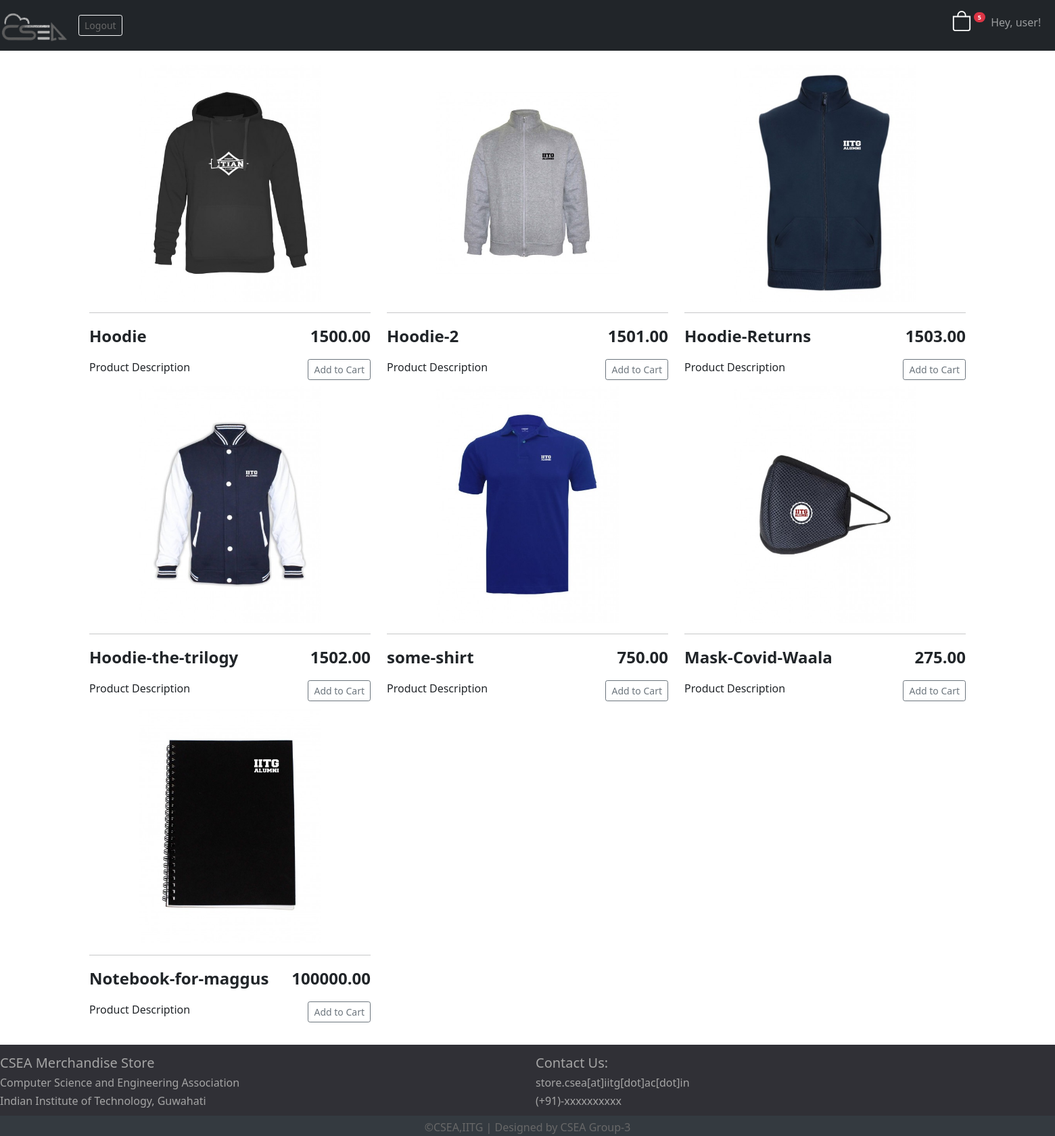
The page / (signed in) on the database as committed earlier.
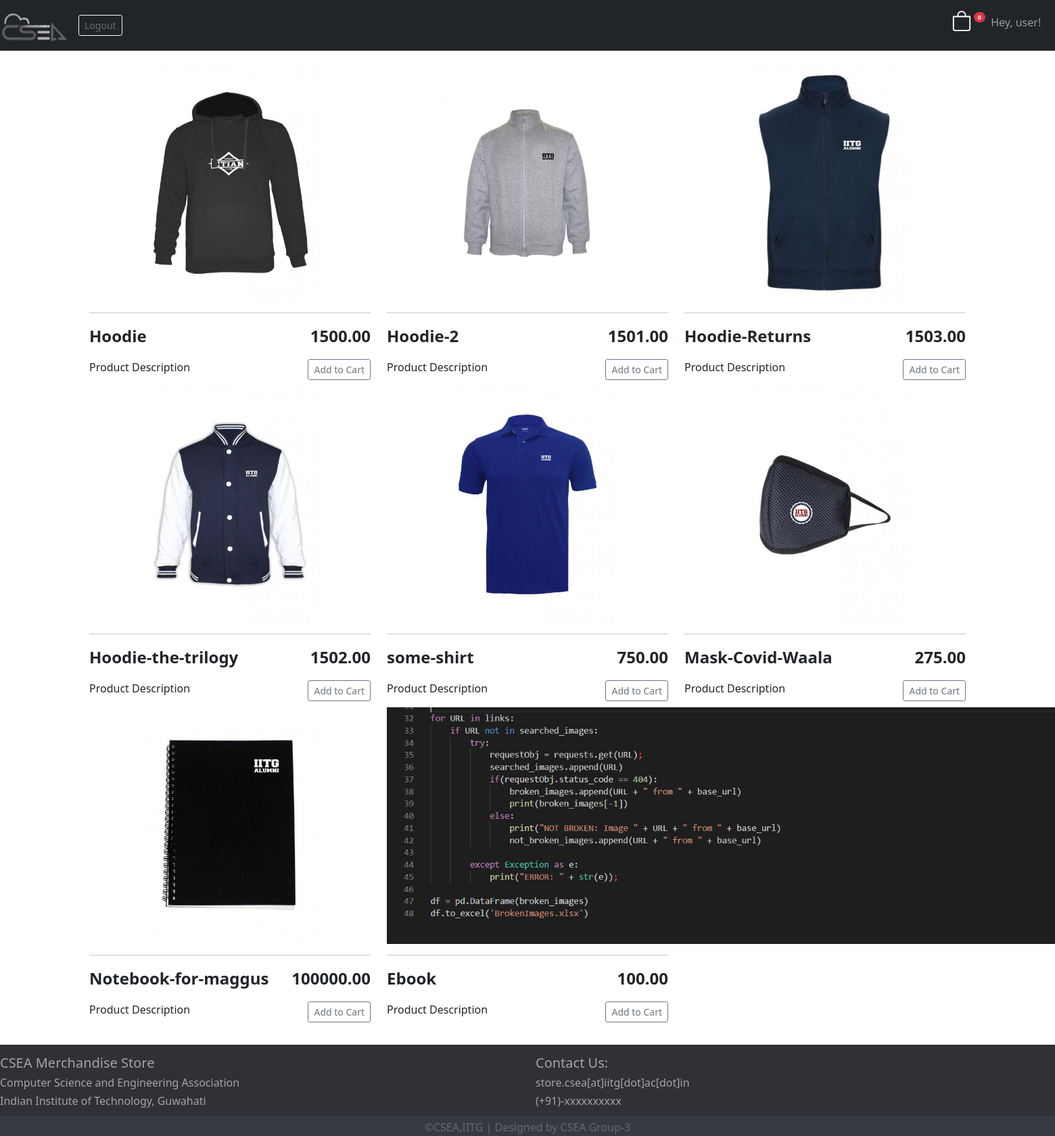
The same page on the database as committed later.
### store/models.py (models this page shows, shortened)
class Order(models.Model):
    customer = models.ForeignKey(Customer, on_delete = models.SET_NULL, null = True, blank = True)
    date_ordered =  models.DateTimeField(auto_now_add = True)
    complete = models.BooleanField(default = False)
    transaction_id = models.CharField(max_length = 100, null=True)
    @property
    def get_cart_items(self):
        orderitems = self.orderitem_set.all()
        total = sum([item.quantity for item in orderitems])
        return total

class OrderItem(models.Model):
    product = models.ForeignKey(Product, on_delete = models.SET_NULL, null=True)
    order = models.ForeignKey(Order, on_delete = models.SET_NULL, null=True)
    quantity = models.IntegerField(default=0, null=True, blank = True)
    date_added = models.DateTimeField(auto_now_add = True)

class Product(models.Model):
    name = models.CharField(max_length = 200)
    price = models.FloatField()
    digital = models.BooleanField(default = False, null = True, blank = True)
    image = models.ImageField(blank=True)

### store/views.py (the view)
# urls.py: path('', include('store.urls')),
def store(request):
	if request.user.is_authenticated:
		customer = request.user.customer
		order, created = Order.objects.get_or_create(customer=customer, complete = False)
		items = order.orderitem_set.all()
		cartItems = order.get_cart_items
	else:
		cookieData= cookieCart(request)
		cartItems = cookieData['cartItems']
		order = cookieData['order']
		items = cookieData['items']
	products = Product.objects.all()
	context = {'products':products, 'order':order, 'cartItems':cartItems}
	return render(request, 'store/store.html', context)

### store/templates/store/store.html (shortened to what this page needs)
{% extends 'store/main.html' %}
{% load static %}
{% block content %}
<div class="row">
    {% for product in products%}
    <div class="col-lg-4 ">
        <a href="#"><img class="thumbnail" src="{{product.image.url}}"></a>
        <hr>
        <p style="float:left;font-size:1.5em"><strong>{{product.name}}</strong></p>
        <p style="float:right;font-size:1.5em"><strong>{{product.price|floatformat:2}}</strong></p>
        <p style="float:left;font-size:1em">Product Description</p>
        <button  data-product={{product.name}} data-action="add"
        class="btn btn-outline-secondary add-btn btn-sm update-cart" style="float:right">
            Add to Cart
        </button>
    </div>
    {%endfor%}
</div>
{% endblock content %}

### store/templates/store/main.html (shortened to what this page needs)
<!DOCTYPE html>
{% load static %}
<html>
    <head> <link rel="shortcut icon" href="">
        <link rel="stylesheet" type="text/css" href="{% static 'css/main.css' %}">
        <link href="https://cdn.jsdelivr.net/npm/bootstrap@5.0.0-beta1/dist/css/bootstrap.min.css" rel="stylesheet">
    </head>
<body>
    <nav class="navbar navbar-expand-lg fixed-top navbar-dark bg-dark">
        <a class="navbar-brand" href="{% url 'store' %}">
            <img src="{% static 'images/csealogo.png' %}" width="100">
        </a>
    {% if user.is_authenticated %}
        <ul class="navbar-nav ml-auto">
            <li class="nav-item">
                <a href="{% url 'signout' %}" class="btn btn-outline-light btn-sm">
                    Logout
                </a>
            </li>
    {% endif %}
        </ul>
        <ul class="navbar-nav ms-auto">
            <li class="nav-item mb-auto">
                <a href="{% url 'cart' %}" style="color:white">
                      <sup> <span class="badge bg-danger rounded-pill ">{{order.get_cart_items}}</span>
                  </sup></button>
                </a>
            </li>
            <li class="navbar-text mb-auto">
                {% if user.is_authenticated %}
                       <h6>&nbsp;&nbsp;Hey, {{user.username}}!&nbsp;&nbsp;&nbsp;&nbsp;&nbsp;</h6>
                {% else %}
                    <a href="{% url 'signin' %}" >
                        &nbsp;&nbsp;Guest&nbsp;&nbsp;
                    </a>
                {% endif %}
            </li>
        </ul>
    </nav>
<div class="container">
    <br>
    <br>
    <br>
    <br>
    {% block content %}
    {% endblock content %}
</div>
<br>
<div class="footer" >
    <div class="row">
            <div class="col-lg-6">
                <h5>CSEA Merchandise Store</h5>
                <h6>Computer Science and Engineering Association</h6>
                <h6>Indian Institute of Technology, Guwahati</h6>
            </div>
            <div class="col-lg-6" >
                <h5>Contact Us:</h5>
                <h6>store.csea[at]iitg[dot]ac[dot]in</h6>
                <h6>(+91)-xxxxxxxxxx</h6>
            </div>
    </div>
    <div class="footer-bottom">
        &copy;CSEA,IITG | Designed by CSEA Group-3
    </div>
</div>
</body>
</html>

Rows that differ between the two databases and show on the page:
no longer on this page (row edited): Order: get_cart_items "5"
added Order: get_cart_items "0"
added Product: image (picture), name "Ebook", price "100.00"
